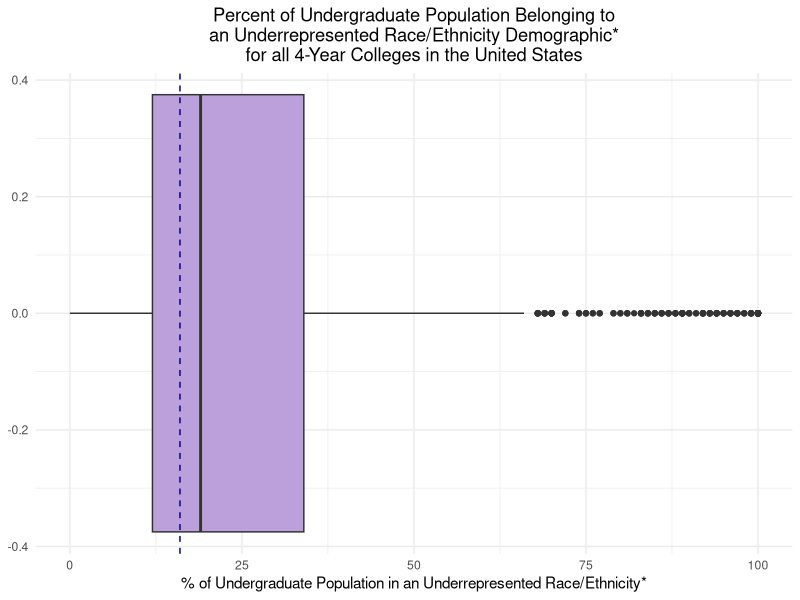
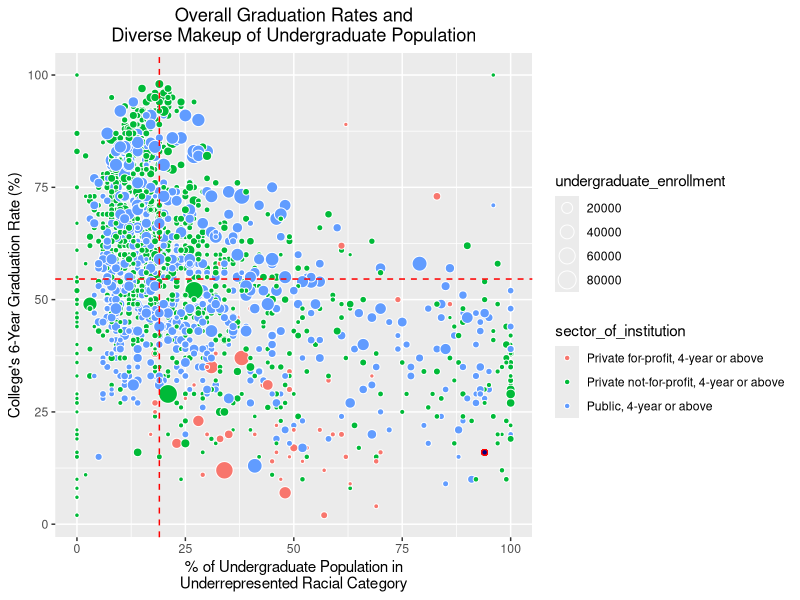
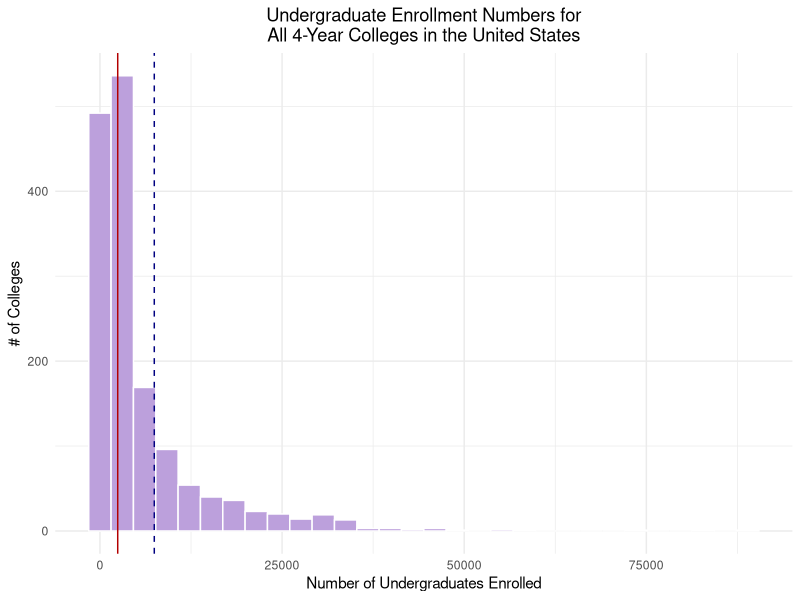
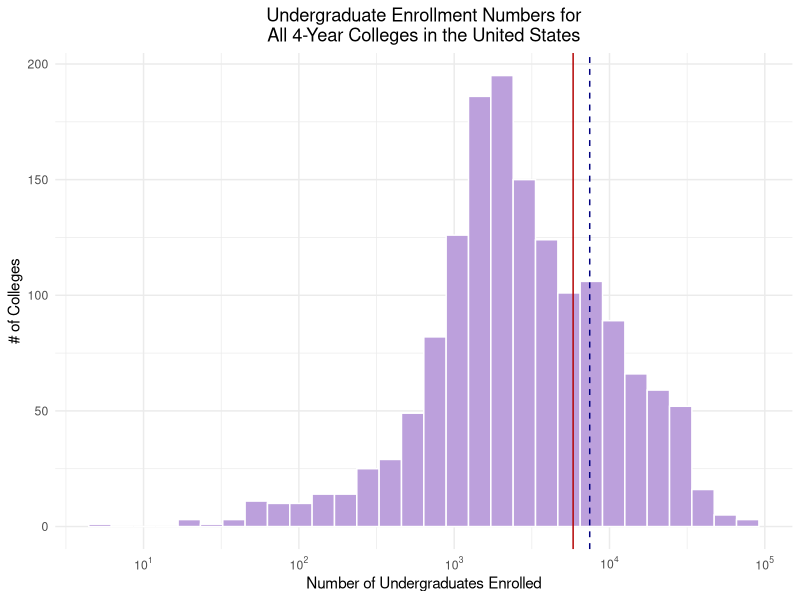
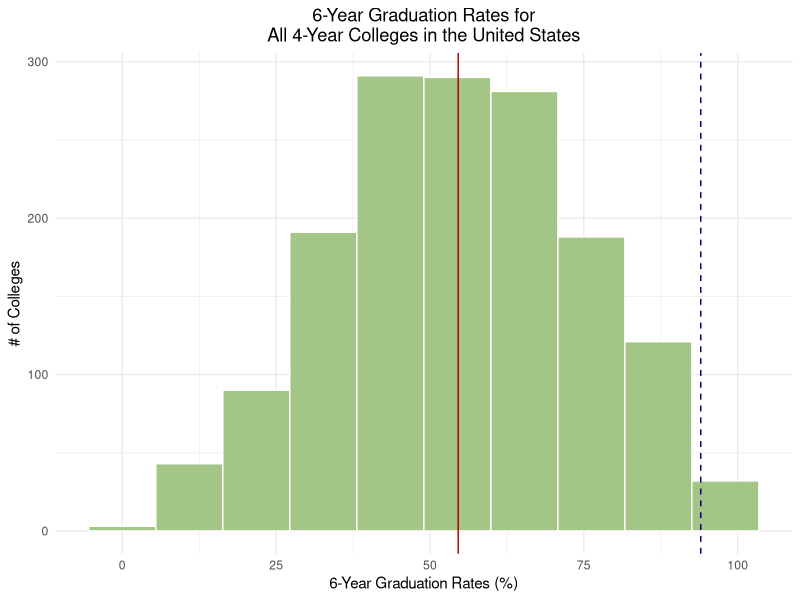
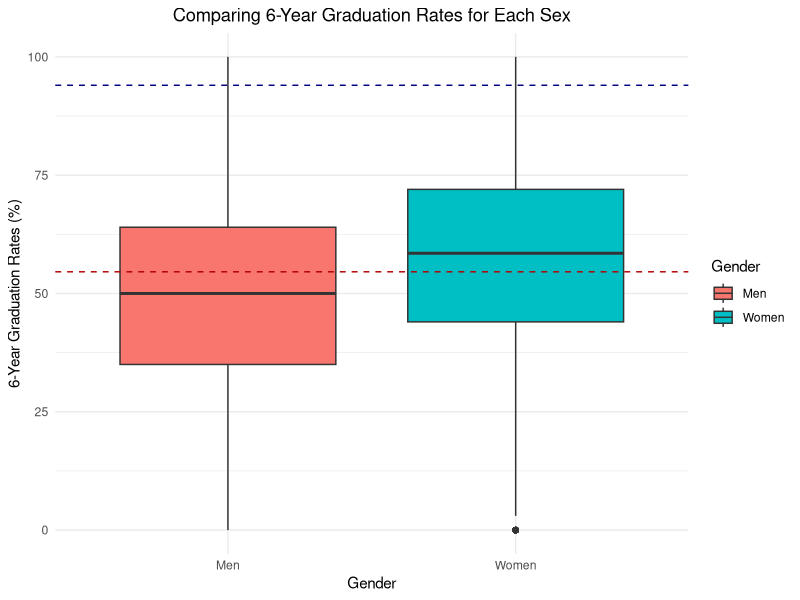
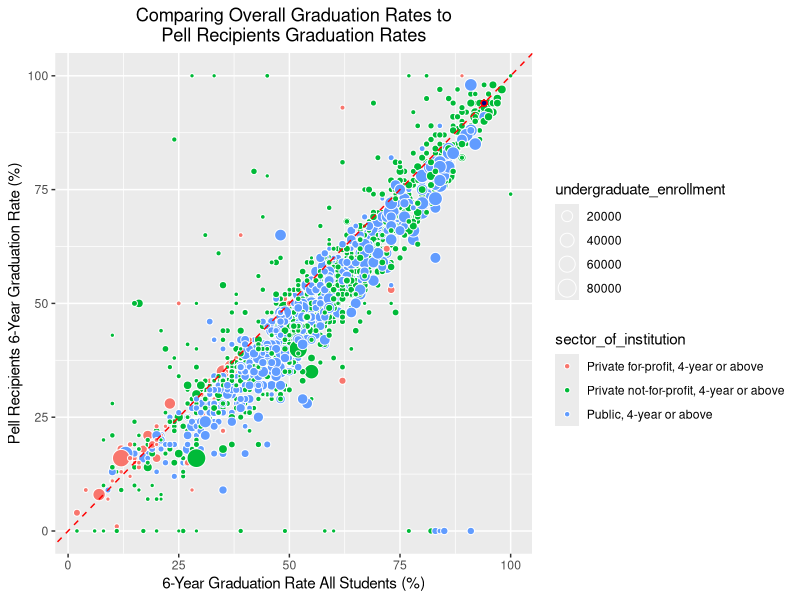
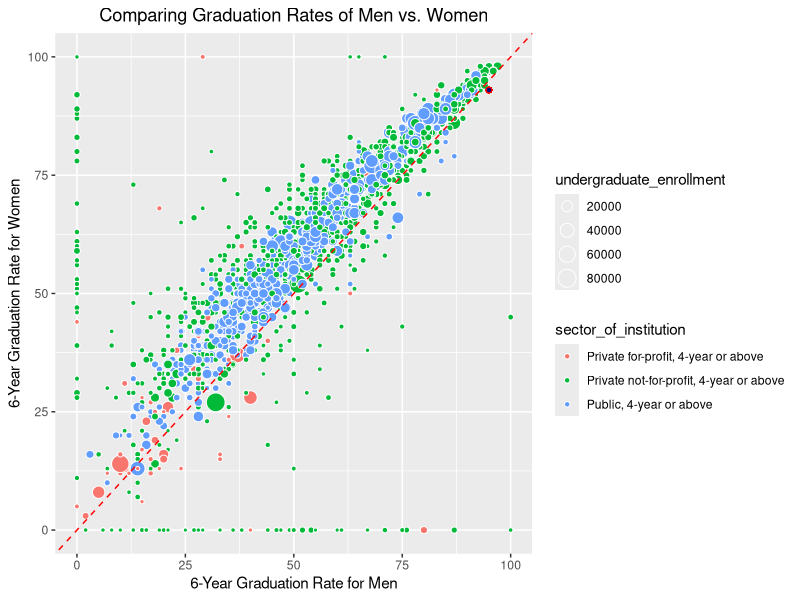

Recreate these plots in R, in order.
## ---- chunk 1
library(plyr)
library(tidyverse)
library(ggplot2)
library(gtools)

raw_df <- read.csv("../data/SY18-19_all_variables_Data.csv", check.names = FALSE)
df <- raw_df
value_mapping <- read.csv("../data/SY18-19_all_variables_ValueLabels.csv")

# convert the sector into the actual names
for (i in unique(value_mapping$VariableName)){
  temp_map_val <- value_mapping %>% subset(VariableName == i)
  df[[i]] <- mapvalues(df[[i]], from = temp_map_val$Value, to = temp_map_val$ValueLabel)
}

# clean up column names
colnames(df) <- gsub(" - ", "_", tolower(colnames(df)))
colnames(df) <- gsub("-|[[:space:]]+|/", "_", colnames(df))
colnames(df) <- gsub("\\(|\\)|\\:", "", colnames(df))
colnames(df) <- gsub("\\_(sfa1819|2018_19|drvgr2018|drvef2018|hd2018|2018_ef2018d|f1819|al2019|gasb_drvf2019|ic2018).*$", "", tolower(colnames(df)))
colnames(df) <- gsub("graduation_rate_bachelor_degree_within_6_years", "gradrate_ba_6yrs", colnames(df))

# combine the financial columns which were broken up for public and private schools into one
dupe_vals <- grep('value_of_endowment_assets_at_the_beginning_of_the_fiscal_year', colnames(df))
colnames(df)[dupe_vals[1]] <- 'value_of_endowment_assets_at_the_beginning_of_the_fiscal_year1'
colnames(df)[dupe_vals[2]] <- 'value_of_endowment_assets_at_the_beginning_of_the_fiscal_year2'

## ---- chunk 2
df$endowment_total <- ifelse(is.na(df$value_of_endowment_assets_at_the_beginning_of_the_fiscal_year1),
                             df$value_of_endowment_assets_at_the_beginning_of_the_fiscal_year2,
                             df$value_of_endowment_assets_at_the_beginning_of_the_fiscal_year1)
df$finances_spent_research <- ifelse(is.na(df$research_current_year_total),
                                     df$research_total_amount,
                                     df$research_current_year_total)
df$finances_spent_student_services <- ifelse(is.na(df$student_service_total_amount),
                                             df$student_services_current_year_total,
                                             df$student_service_total_amount)
df$finances_spent_public_service <- ifelse(is.na(df$public_service_current_year_total),
                                           df$public_service_total_amount,
                                           df$public_service_current_year_total)
df$finances_spent_academic_support <- ifelse(is.na(df$academic_support_current_year_total),
                                             df$academic_support_total_amount,
                                             df$academic_support_current_year_total)
df$finances_spent_instruction <- ifelse(is.na(df$instruction_current_year_total),
                                        df$instruction_total_amount,
                                        df$instruction_current_year_total)
df$revenue_total <- ifelse(is.na(df$total_revenues_and_investment_return_total),
                           df$total_all_revenues_and_other_additions,
                           df$total_revenues_and_investment_return_total)

drop_cols <- c('value_of_endowment_assets_at_the_beginning_of_the_fiscal_year1', 'value_of_endowment_assets_at_the_beginning_of_the_fiscal_year2', 'research_current_year_total', 'research_total_amount', 'student_service_total_amount', 'student_services_current_year_total', 'public_service_current_year_total', 'public_service_total_amount', 'academic_support_current_year_total', 'academic_support_total_amount', 'instruction_current_year_total', 'instruction_total_amount', 'total_revenues_and_investment_return_total', 'total_all_revenues_and_other_additions', '')

df <- df[, !(colnames(df) %in% drop_cols)]
## ---- chunk 3
# remove columns that have NA's
pre_df <- nrow(df)
print(paste("Total # of schools in dataset:", nrow(df)))

remove_any_nas <- c("undergraduate_enrollment",
                    "gradrate_ba_6yrs_total"
                    )

for (i in remove_any_nas){
  df <- df %>% subset(!(is.na(df[[i]]) | (df[[i]] == 0)))
}

# for each subgroup, if they have students from that group, they should also have a graduation rate
enroll_grad <- c("percent_of_undergraduate_enrollment_that_are_black_or_african_american" = "gradrate_ba_6yrs_black_non_hispanic",
                    "percent_of_undergraduate_enrollment_that_are_hispanic_latino" = "gradrate_ba_6yrs_hispanic",
                    "percent_of_undergraduate_enrollment_that_are_american_indian_or_alaska_native" = "gradrate_ba_6yrs_american_indian_or_alaska_native",
                    "percent_of_undergraduate_students_awarded_pell_grants" = "pell_grant_recipients_overall_graduation_rate_within_150_percent_of_normal_time"
                 )

for (i in names(enroll_grad)){
  df <- df %>% subset(ifelse(!is.na(df[[i]]) & (df[[i]] != 0),
                             !is.na(df[[enroll_grad[[i]]]]),
                             TRUE))
}


# remove any rows if they do not have *any* students from underrepresented groups
df <- df %>% mutate(across(where(is.numeric), ~replace_na(.x, 0))) %>% mutate(sum_subgroups = percent_of_undergraduate_enrollment_that_are_black_or_african_american + percent_of_undergraduate_enrollment_that_are_hispanic_latino + percent_of_undergraduate_students_awarded_pell_grants + percent_of_undergraduate_enrollment_that_are_american_indian_or_alaska_native) %>% mutate(sum_race_subgroups = percent_of_undergraduate_enrollment_that_are_black_or_african_american + percent_of_undergraduate_enrollment_that_are_hispanic_latino + percent_of_undergraduate_enrollment_that_are_american_indian_or_alaska_native + percent_of_undergraduate_enrollment_that_are_native_hawaiian_or_other_pacific_islander)

# remove any schools where there are no underrepresented subgroups
df <- df %>% subset(sum_subgroups != 0)

# compute mean
df <- df %>% mutate(mean_subgroups = (percent_of_undergraduate_enrollment_that_are_black_or_african_american + percent_of_undergraduate_enrollment_that_are_hispanic_latino + percent_of_undergraduate_students_awarded_pell_grants + percent_of_undergraduate_enrollment_that_are_american_indian_or_alaska_native)/4)

# convert mean subgroups to quantiles
df <- df %>% mutate(diversity_quantiles = quantcut(df$mean_subgroups, q = 4, na.rm = TRUE))
df$diversity_quantiles <- mapvalues(df$diversity_quantiles,
                                    from = sort(unique(quantcut(df$mean_subgroups, q = 4, na.rm = TRUE))),
                                    to = paste("diversity quantile", 1:4))

# convert the sector into the actual names
for (i in unique(value_mapping$VariableName)){
  temp_map_val <- value_mapping %>% subset(VariableName == i)
  df[[i]] <- mapvalues(df[[i]], from = temp_map_val$Value, to = temp_map_val$ValueLabel)
}


paste("Removed", pre_df-nrow(df), "rows with missing undergraduate enrollment and graduation rates data.")
paste("Total # of schools for analysis:", nrow(df))

write.csv(df, "../data/all_data_merged_df(NEW).csv", row.names = FALSE)

## ---- chunk 4
gtown <- df %>% subset(institution_name == 'Georgetown University')
gtown
## ---- chunk 5
# mean of underrepresneted group makeup of the populations size histogram
# df %>% ggplot(aes(x=mean_subgroups)) + geom_boxplot(fill = "#bca0dc") + ggtitle("Percent of Undergraduate Population Belonging to\nan Underrepresented Demographic*\nfor all 4-Year Colleges in the United States") + xlab("% of Undergraduate Population in an Underrepresented Demographics") + theme_minimal() +  theme(plot.title = element_text(hjust = 0.5)) + geom_vline(xintercept=gtown$mean_subgroups, color='#000080', linetype = "dashed")

# sum of all underrepresented races = black, hispanic, native american, and pacific islander 
df %>% ggplot(aes(x=sum_race_subgroups)) + geom_boxplot(fill = "#bca0dc") + ggtitle("Percent of Undergraduate Population Belonging to\nan Underrepresented Race/Ethnicity Demographic*\nfor all 4-Year Colleges in the United States") + xlab("% of Undergraduate Population in an Underrepresented Race/Ethnicity*") + theme_minimal() +  theme(plot.title = element_text(hjust = 0.5)) + geom_vline(xintercept=gtown$sum_race_subgroups, color='#000080', linetype = "dashed")


# does racial diversity lead to overall higher graduation rates?
ggplot(df, aes(y=gradrate_ba_6yrs_total, x=sum_race_subgroups, color = sector_of_institution)) + 
  geom_point(aes(size=undergraduate_enrollment, fill = sector_of_institution), colour="white",pch=21) + geom_vline(xintercept=median(df$sum_race_subgroups), linetype='dashed', color='red') + geom_hline(yintercept=mean(df$gradrate_ba_6yrs_total), linetype='dashed', color='red') + labs(y='College\'s 6-Year Graduation Rate (%)', x='% of Undergraduate Population in\nUnderrepresented Racial Category') + ggtitle("Overall Graduation Rates and\nDiverse Makeup of Undergraduate Population") + theme_gray() +  theme(plot.title = element_text(hjust = 0.5)) + geom_point(aes(gtown$gradrate_ba_6yrs_total, gtown$sum_race_subgroups), fill='#000080', colour="red", pch=21)
# geom_boxplot(aes(x=variable, y=value, fill=variable))

head(df %>% arrange(desc(sum_subgroups)) %>% select(institution_name, sum_subgroups))
## ---- chunk 6
# enrollemnt size histogram
df %>% ggplot(aes(x=undergraduate_enrollment)) + geom_histogram(position="stack", col = "white", fill = "#bca0dc") + ggtitle("Undergraduate Enrollment Numbers for\nAll 4-Year Colleges in the United States") + xlab("Number of Undergraduates Enrolled") + ylab("# of Colleges") + geom_vline(xintercept=median(df$undergraduate_enrollment), color='#b30000') + theme_minimal() +  theme(plot.title = element_text(hjust = 0.5)) + geom_vline(xintercept=gtown$undergraduate_enrollment, color='#000080', linetype = "dashed")
## ---- chunk 7
# look into outliers
df %>% subset(undergraduate_enrollment > 40000) %>% select(institution_name, undergraduate_enrollment, all_programs_offered_completely_via_distance_education, percent_of_undergraduate_students_enrolled_exclusively_in_distance_education_courses) %>% arrange(desc(undergraduate_enrollment))
# found out that these are all online colleges. question - would we want to include entirely online colleges? we should at least pull in that data point
## ---- chunk 8
library(scales)
# redo histogram by taking log enrollment
df %>% ggplot(aes(x=undergraduate_enrollment)) + scale_x_log10(breaks = trans_breaks("log10", function(x) 10^x), labels = trans_format("log10", math_format(10^.x))) + geom_histogram(position="stack", col = "white", fill = "#bca0dc") + ggtitle("Undergraduate Enrollment Numbers for\nAll 4-Year Colleges in the United States") + xlab("Number of Undergraduates Enrolled") + ylab("# of Colleges") + geom_vline(xintercept=mean(df$undergraduate_enrollment), color='#b30000') + theme_minimal() +  theme(plot.title = element_text(hjust = 0.5)) + geom_vline(xintercept=gtown$undergraduate_enrollment, color='#000080', linetype = "dashed")

## ---- chunk 9
# graduation rates histogram
df %>% ggplot(aes(x=gradrate_ba_6yrs_total)) + geom_histogram(position="stack", col = "white", fill = "#a3c585", bins = 10) + ggtitle("6-Year Graduation Rates for\nAll 4-Year Colleges in the United States") + xlab("6-Year Graduation Rates (%)") + ylab("# of Colleges") + geom_vline(xintercept=mean(df$gradrate_ba_6yrs_total), color='#b30000') + theme_minimal() +  theme(plot.title = element_text(hjust = 0.5)) + geom_vline(xintercept=gtown$gradrate_ba_6yrs_total, color='#000080', linetype = "dashed")

## ---- chunk 10
# look out graduate rate outliers

df %>% subset(gradrate_ba_6yrs_total < 10) %>% select(institution_name, undergraduate_enrollment, sector_of_institution, institutional_category, gradrate_ba_6yrs_total, gradrate_ba_6yrs_black_non_hispanic, gradrate_ba_6yrs_white_non_hispanic)
## ---- chunk 11
library(reshape2)
library(ggplot2)

ggplot(melt(rename(df, Men = gradrate_ba_6yrs_men, Women = gradrate_ba_6yrs_women), id.vars = 'unitid', measure.vars = c('Men', 'Women'))) + geom_boxplot(aes(x=variable, y=value, fill=variable)) + ggtitle("Comparing 6-Year Graduation Rates for Each Sex")  + xlab("Gender") + ylab("6-Year Graduation Rates (%)") +  geom_hline(yintercept=mean(df$gradrate_ba_6yrs_total), color='#b30000', linetype ='dashed') + theme_minimal() +  theme(plot.title = element_text(hjust = 0.5)) + scale_fill_discrete(name = 'Gender') + geom_hline(yintercept=gtown$gradrate_ba_6yrs_total, color='#000080', linetype = "dashed")

## ---- chunk 12
# any points above the red dotted lines are schools where Pell-Grant recipients are graduating at *higher* rates than the general student body
# we added the dimension of school size to the mix and as you can see, majority of the schools where Pell-Grant recipients are graduating at much higher rates than the general student body are smaller sized schools
ggplot(df, aes(x=gradrate_ba_6yrs_total, y=pell_grant_recipients_overall_graduation_rate_within_150_percent_of_normal_time, color = sector_of_institution)) + 
  geom_point(aes(size=undergraduate_enrollment, fill = sector_of_institution), colour="white",pch=21) + geom_abline(intercept=0, slope=1, linetype='dashed', color='red') + labs(y='Pell Recipients 6-Year Graduation Rate (%)', x='6-Year Graduation Rate All Students (%)') + ggtitle("Comparing Overall Graduation Rates to\nPell Recipients Graduation Rates") + theme_gray() +  theme(plot.title = element_text(hjust = 0.5)) + geom_point(aes(gtown$gradrate_ba_6yrs_total, gtown$pell_grant_recipients_overall_graduation_rate_within_150_percent_of_normal_time), fill='#000080', colour="red", pch=21)

paste("There are", sum(df$pell_grant_recipients_overall_graduation_rate_within_150_percent_of_normal_time > df$gradrate_ba_6yrs_total), "schools where Pell-Grant recipients graduate at higher rates than that school's overall population.")

# create a derived field that indicates whether pell students are doing about the same or better than overall student body
df <- df %>% mutate(pell_above_avg = pell_grant_recipients_overall_graduation_rate_within_150_percent_of_normal_time >= gradrate_ba_6yrs_total)
## ---- chunk 13
# any points above the red dotted lines are schools where women graduate at higher rates than men
ggplot(df, aes(y=gradrate_ba_6yrs_women, x=gradrate_ba_6yrs_men, color = sector_of_institution)) + 
  geom_point(aes(size=undergraduate_enrollment, fill = sector_of_institution), colour="white",pch=21) + geom_abline(intercept=0, slope=1, linetype='dashed', color='red') + labs(x='6-Year Graduation Rate for Men', y='6-Year Graduation Rate for Women') + ggtitle("Comparing Graduation Rates of Men vs. Women") + theme_gray() +  theme(plot.title = element_text(hjust = 0.5)) + geom_point(aes(gtown$gradrate_ba_6yrs_women, gtown$gradrate_ba_6yrs_men), fill='#000080', colour="red", pch=21)

# create a derived field that indicates whether women and men are graduating at the same rates
df <- df %>% mutate(women_above_avg = gradrate_ba_6yrs_women >= gradrate_ba_6yrs_men)
## ---- chunk 14
# any points above the red dotted lines are schools where black students graduate at higher rates than white students
ggplot(df, aes(y=gradrate_ba_6yrs_black_non_hispanic, x=gradrate_ba_6yrs_total)) + 
  geom_point(aes(size=undergraduate_enrollment, fill = sector_of_institution), colour="white", pch=21) + geom_abline(intercept=0, slope=1, linetype='dashed', color='red') + labs(x='6-Year Graduation Rate for All Students (%)', y='6-Year Graduation Rate for Black\nNon-Hispanic Students (%)') + ggtitle("Comparing Graduation Rates of Black Students\nto the College's Total Graduation Rate of All Students") + theme_gray() +  theme(plot.title = element_text(hjust = 0.5)) + geom_point(aes(gtown$gradrate_ba_6yrs_black_non_hispanic, gtown$gradrate_ba_6yrs_total), fill='#000080', colour="red", pch=21)

paste("There are", sum(df$gradrate_ba_6yrs_black_non_hispanic > df$gradrate_ba_6yrs_total), "schools where Black students graduate at higher rates than White students.")

# create a derived field that indicates whether black students are graduating at the same rates at the school avg
df <- df %>% mutate(black_above_avg = gradrate_ba_6yrs_black_non_hispanic >= gradrate_ba_6yrs_total)
## ---- chunk 15
# any points above the red dotted lines are schools where hispanic students graduate at higher rates than white students
ggplot(df, aes(y=gradrate_ba_6yrs_hispanic, x=gradrate_ba_6yrs_total, color = sector_of_institution)) + 
  geom_point(aes(size=undergraduate_enrollment, fill = sector_of_institution), colour="white",pch=21) + geom_abline(intercept=0, slope=1, linetype='dashed', color='red') + labs(x='6-Year Graduation Rate for All Students', y='6-Year Graduation Rate for Hispanic Students') + ggtitle("Comparing Hispanic Students' Graduation Rates\nto Each College's Total Graduation Rate") + theme_gray() +  theme(plot.title = element_text(hjust = 0.5)) + geom_point(aes(gtown$gradrate_ba_6yrs_hispanic, gtown$gradrate_ba_6yrs_total), fill='#000080', colour="red", pch=21)

paste("There are", sum(df$gradrate_ba_6yrs_hispanic > df$gradrate_ba_6yrs_total), "schools where Hispanic/Latinx students graduate at higher rates than White students.")


# create a derived field that indicates whether hispanic students are graduating at the same rates at the school avg
df <- df %>% mutate(hispanic_above_avg = gradrate_ba_6yrs_hispanic >= gradrate_ba_6yrs_total)
## ---- chunk 16

hist(df$gradrate_ba_6yrs_american_indian_or_alaska_native)
print(sum(!is.na(df$gradrate_ba_6yrs_american_indian_or_alaska_native)))

# any points above the red dotted lines are schools where hispanic students graduate at higher rates than white students
ggplot(df, aes(y=gradrate_ba_6yrs_american_indian_or_alaska_native, x=gradrate_ba_6yrs_total, color = sector_of_institution)) + geom_point(aes(size=undergraduate_enrollment, fill = sector_of_institution), colour="white",pch=21) + geom_abline(intercept=0, slope=1, linetype='dashed', color='red') + labs(x='6-Year Graduation Rate for White Non-Hispanic Students', y='6-Year Graduation Rate for\nAmerican Indian or Alaska Native Students (%)') + ggtitle("Comparing Native American Students'\nGraduation Rates to Each College's\nTotal Graduation Rate (%)") + theme_gray() +  theme(plot.title = element_text(hjust = 0.5)) + geom_point(aes(gtown$gradrate_ba_6yrs_american_indian_or_alaska_native, gtown$gradrate_ba_6yrs_total), fill='#000080', colour="red", pch=21)


paste("There are", sum(df$gradrate_ba_6yrs_american_indian_or_alaska_native > df$gradrate_ba_6yrs_total), "schools where Native American students graduate at higher rates than White students.")


## ---- chunk 17
# see how many schools are ones in which underrepresented students are doing the same or better as the general student body
df <- df %>% mutate(underrepresented_above_avg = hispanic_above_avg & pell_above_avg & women_above_avg & black_above_avg)

print(table(df$underrepresented_above_avg))

subgroups_success_df <- df %>% subset(underrepresented_above_avg==TRUE)

# df %>% subset(underrepresented_above_avg == TRUE) %>% ggplot(aes(x=gradrate_ba_6yrs_total,fill = underrepresented_above_avg)) + geom_histogram(position="stack", col = "white") + ggtitle("Seeing Graduation Rates for Schools\nWhere Underrepresented Demographics Perform\nin par w/ Rest of Student Body") + xlab("Graduation Rate") + ylab("# of Colleges") + geom_vline(xintercept=median(df$gradrate_ba_6yrs_total), color='#b30000') + theme_minimal() +  theme(plot.title = element_text(hjust = 0.5)) + geom_vline(xintercept=gtown$gradrate_ba_6yrs_total, color='#000080', linetype = "dashed")


df %>% ggplot(aes(x=underrepresented_above_avg, fill = underrepresented_above_avg)) + geom_bar(position="stack", col = "white") + ggtitle("Seeing Graduation Rates for Schools\nWhere Underrepresented Demographics Perform\nin par w/ Rest of Student Body") + xlab("Graduation Rate") + ylab("# of Colleges") + geom_vline(xintercept=median(df$gradrate_ba_6yrs_total), color='#b30000') + theme_minimal() +  theme(plot.title = element_text(hjust = 0.5)) + geom_vline(xintercept=gtown$gradrate_ba_6yrs_total, color='#000080', linetype = "dashed")

df %>% ggplot(aes(x=hispanic_above_avg, fill = hispanic_above_avg)) + geom_bar(position="stack", col = "white") + ggtitle("Seeing Graduation Rates for Schools\nWhere Hispanic/Latinx Students Perform\nin par w/ Rest of Student Body") + xlab("Graduation Rate") + ylab("# of Colleges") + geom_vline(xintercept=median(df$gradrate_ba_6yrs_total), color='#b30000') + theme_minimal() +  theme(plot.title = element_text(hjust = 0.5)) + geom_vline(xintercept=gtown$gradrate_ba_6yrs_total, color='#000080', linetype = "dashed")

df %>% ggplot(aes(x=black_above_avg, fill = black_above_avg)) + geom_bar(position="stack", col = "white") + ggtitle("Seeing Graduation Rates for Schools\nWhere Black Students Perform\nin par w/ Rest of Student Body") + xlab("Graduation Rate") + ylab("# of Colleges") + geom_vline(xintercept=median(df$gradrate_ba_6yrs_total), color='#b30000') + theme_minimal() +  theme(plot.title = element_text(hjust = 0.5)) + geom_vline(xintercept=gtown$gradrate_ba_6yrs_total, color='#000080', linetype = "dashed")

df %>% ggplot(aes(x=pell_above_avg, fill = pell_above_avg)) + geom_bar(position="stack", col = "white") + ggtitle("Seeing Graduation Rates for Schools\nWhere Low-Income Students Perform\nin par w/ Rest of Student Body") + xlab("Graduation Rate") + ylab("# of Colleges") + geom_vline(xintercept=median(df$gradrate_ba_6yrs_total), color='#b30000') + theme_minimal() +  theme(plot.title = element_text(hjust = 0.5)) + geom_vline(xintercept=gtown$gradrate_ba_6yrs_total, color='#000080', linetype = "dashed")
## ---- chunk 18
subgroups_success_df %>% ggplot(aes(x=sector_of_institution, fill = sector_of_institution)) + geom_bar(position="stack", col = "white") + ggtitle("Sector of Institution") + xlab("Graduation Rate") + ylab("# of Colleges") + geom_vline(xintercept=median(df$gradrate_ba_6yrs_total), color='#b30000') + theme_minimal() +  theme(plot.title = element_text(hjust = 0.5)) + geom_vline(xintercept=gtown$gradrate_ba_6yrs_total, color='#000080', linetype = "dashed")

subgroups_success_df %>% ggplot(aes(x=undergraduate_enrollment)) + scale_x_log10(breaks = trans_breaks("log10", function(x) 10^x), labels = trans_format("log10", math_format(10^.x))) + geom_histogram(position="stack", col = "white", fill = "#bca0dc", bins=5) + ggtitle("Undergraduate Enrollment Numbers for\nAll 4-Year Colleges in the United States") + xlab("Number of Undergraduates Enrolled") + ylab("# of Colleges") + geom_vline(xintercept=mean(df$undergraduate_enrollment), color='#b30000') + theme_minimal() +  theme(plot.title = element_text(hjust = 0.5)) + geom_vline(xintercept=gtown$undergraduate_enrollment, color='#000080', linetype = "dashed")
## ---- chunk 19
df %>%
  ggplot( aes(x = underrepresented_above_avg, y = gradrate_ba_6yrs_total, fill=underrepresented_above_avg)) +
  geom_boxplot() +ggtitle("Comparing Graduation Rates at Institutions where\nUnderrepresented Students Succeed")


df %>%
  ggplot( aes(x = hispanic_above_avg, y = gradrate_ba_6yrs_total, fill=hispanic_above_avg)) +
  geom_boxplot() +ggtitle("Comparing Graduation Rates at Institutions where\nHispanic/Latinx Students Succeed")

df %>%
  ggplot( aes(x = black_above_avg, y = gradrate_ba_6yrs_total, fill=black_above_avg)) +
  geom_boxplot() +ggtitle("Comparing Graduation Rates at Institutions where\nBlack Students Succeed")

df %>%
  ggplot( aes(x = pell_above_avg, y = gradrate_ba_6yrs_total, fill=pell_above_avg)) +
  geom_boxplot() +ggtitle("Comparing Graduation Rates at Institutions where\nLow-Income Students Succeed")
## ---- chunk 20
# avg amount of federal, state, local, institutional sums up all institutional aid a student can get
# total price for in state tution, off campus. in state vs. out of state typically only counts for public schools. low-income students are highly unlikely to attend an out of state public school
df <- df %>% mutate(cost_metric = ifelse(is.na(total_price_for_in_state_students_living_off_campus_not_with_family) | total_price_for_in_state_students_living_off_campus_not_with_family == 0,
                                         total_price_for_in_state_students_living_on_campus,
                                         total_price_for_in_state_students_living_off_campus_not_with_family))

df <- df %>% mutate(percent_covered_aid = average_amount_of_federal_state_local_institutional_or_other_sources_of_grant_aid_awarded_to_undergraduate_students/cost_metric) %>% mutate(percent_covered_aid = ifelse(cost_metric==0, 1, percent_covered_aid))

hist(df$percent_covered_aid)
boxplot(df$percent_covered_aid)

pell_df <- df %>% subset(pell_above_avg==TRUE)


nrow(pell_df)

hist(df$average_amount_pell_grant_aid_awarded_to_undergraduate_students)
hist(df$percent_of_undergraduate_students_awarded_pell_grants)
boxplot(df$average_net_price_income_0_30_000_students_awarded_title_iv_federal_financial_aid)
## ---- chunk 21
(mean_aid <- mean(df$percent_covered_aid, na.rm=TRUE))
df <- df %>% mutate(above_avg_aid = ifelse(percent_covered_aid > mean_aid, "above avg. aid", "avg. aid or below"))
print(table(df$above_avg_aid))

# get georgetown value
gtown <- df %>% subset(institution_name == 'Georgetown University')
print(gtown$percent_covered_aid)

# null hypothesis: the average graduation rate for pell students at schools where the average aid given covers more than the median amount is the same as schools where average aid is median amount or less
# alternative hypothesis: the average graduation rate for pell students at schools where the average aid given covers more than the median amount is MORE than schools where average aid is median amount or less
t.test(pell_grant_recipients_overall_graduation_rate_within_150_percent_of_normal_time ~ above_avg_aid,
       data = df,
       alternative = "greater")
## ---- chunk 22
(mean_latinx <- mean(df$percent_of_undergraduate_enrollment_that_are_hispanic_latino, na.rm=TRUE))

df <- df %>% mutate(diverse_latinx =  ifelse(percent_of_undergraduate_enrollment_that_are_hispanic_latino > mean_latinx,
                                               'latinx diverse',
                                               'not latinx diverse'))

df %>%
  ggplot( aes(x = diverse_latinx, y = gradrate_ba_6yrs_hispanic, fill=diverse_latinx)) +
  geom_boxplot() + ggtitle("Hispanic/Latinx Grad Rates at Schools w/\nDifferent Hispanic/Latinx Populations")


# null hypothesis: the average graduation rate for latinx students at schools where the demographic is above avg. latinx population is the same as schools where latinx population is avg
# alternative hypothesis: the average graduation rate for latinx students at schools where the demographic is above avg. latinx population is MORE THAN at schools where latinx population is avg
t.test(gradrate_ba_6yrs_hispanic ~ diverse_latinx,
       data = df,
       alternative = "greater")
## ---- chunk 23
(mean_black <- mean(df$percent_of_undergraduate_enrollment_that_are_black_or_african_american, na.rm=TRUE))

df <- df %>% mutate(diverse_black =  ifelse(percent_of_undergraduate_enrollment_that_are_black_or_african_american > mean_black,
                                               'black/aa diverse',
                                               'not black/aa diverse'))
print(table(df$diverse_black))

df %>%
  ggplot( aes(x = above_avg_aid, y = pell_grant_recipients_overall_graduation_rate_within_150_percent_of_normal_time, fill=diverse_black)) +
  geom_boxplot() + ggtitle("Graduation Rates for Low-Income Students at Schools w/\nDifferent Financial Aid Coverage")+ theme(plot.title = element_text(hjust = 0.5)) + xlab("Financial Aid Coverage > Avg.(All Schools' Financial Aid Coverage)") + ylab("6-Year Graduation Rate for Pell Grant Recipients (%)") + geom_hline(yintercept = mean(df$pell_grant_recipients_overall_graduation_rate_within_150_percent_of_normal_time), linetype='dashed', color='red')

df %>%
  ggplot( aes(x = diverse_black, y = gradrate_ba_6yrs_black_non_hispanic, fill=diverse_black)) +
  geom_boxplot() + ggtitle("Black/African American Grad Rates at Schools w/\nDifferent Black/African American Populations")


# null hypothesis: the average graduation rate for black / african american students at schools where the demographic is above avg. black / african american population is the same as schools where black / african american population is avg
# alternative hypothesis: the average graduation rate for black / african american students at schools where the demographic is above avg. black / african american population is MORE THAN at schools where black / african american population is avg
t.test(gradrate_ba_6yrs_black_non_hispanic ~ diverse_black,
       data = df,
       alternative = "greater")
## ---- chunk 24
(mean_native <- mean(df$percent_of_undergraduate_enrollment_that_are_american_indian_or_alaska_native, na.rm=TRUE))

df <- df %>% mutate(diverse_native =  ifelse(percent_of_undergraduate_enrollment_that_are_american_indian_or_alaska_native > mean_native,
                                               'american indian/native diverse',
                                               'not american indian/native diverse'))

print(table(df$diverse_native))



df %>%
  ggplot( aes(x = diverse_native, y = gradrate_ba_6yrs_american_indian_or_alaska_native, fill=diverse_native)) +
  geom_boxplot() + ggtitle("American Indian/Native American Grad Rates at Schools w/\nDifferent American Indian/Native American Populations")

# null hypothesis: the average graduation rate for american indian/native american students at schools where the demographic is above avg. american indian/native american population is the same as schools where american indian/native american population is avg
# alternative hypothesis: the average graduation rate for american indian/native american students at schools where the demographic is above avg. american indian/native american population is MORE THAN at schools where american indian/native american population is avg
t.test(gradrate_ba_6yrs_american_indian_or_alaska_native ~ diverse_native,
       data = df,
       alternative = "greater")
## ---- chunk 25
print(table(df$historically_black_college_or_university))

df %>%
  ggplot( aes(x = historically_black_college_or_university, y = gradrate_ba_6yrs_black_non_hispanic, fill=historically_black_college_or_university)) +
  geom_boxplot() + ggtitle("Comparing Graduation Rates of Black Students\nat Schools w/ or w/out HBCU Status")

df %>% 
  ggplot( aes(x = sector_of_institution, y = gradrate_ba_6yrs_black_non_hispanic, fill=above_avg_aid)) +
  geom_boxplot() + ggtitle("Comparing Graduation Rates of Black Students\nat Difference Sectors") + theme(plot.title = element_text(hjust = 0.5))

df %>% 
  ggplot( aes(x = sector_of_institution, y = gradrate_ba_6yrs_hispanic, fill=above_avg_aid)) +
  geom_boxplot() + ggtitle("Comparing Graduation Rates of Hispanic Students\nat Difference Sectors") + theme(plot.title = element_text(hjust = 0.5))

df %>% 
  ggplot( aes(x = sector_of_institution, y = pell_grant_recipients_overall_graduation_rate_within_150_percent_of_normal_time, fill=above_avg_aid)) +
  geom_boxplot() + ggtitle("Comparing Graduation Rates of Low-Income Students\nat Difference Sectors") + theme(plot.title = element_text(hjust = 0.5))


# null hypothesis: the average graduation rate for black students at HBCU schools is the same than at non-HBCU schools
# alternative hypothesis: the average graduation rate for black students at HBCU schools is statistically greater than the avg. grad rate at non-HBCU schools
t.test(gradrate_ba_6yrs_black_non_hispanic ~ historically_black_college_or_university,
       data = df,
       alternative = "less")
## ---- chunk 26
df %>% 
  ggplot( aes(x = degree_of_urbanization_urban_centric_locale, y = gradrate_ba_6yrs_hispanic, fill=degree_of_urbanization_urban_centric_locale)) +
  geom_boxplot() + ggtitle("Comparing Graduation Rates of Low-Income Students\nat Difference Sectors") + theme(plot.title = element_text(hjust = 0.5))
## ---- chunk 27
 
hist(df[df$black_above_avg==TRUE,]$gradrate_ba_6yrs_black_non_hispanic)

temp_df <- df %>% subset(black_above_avg==TRUE)

colnames(temp_df)

print(table(temp_df$sector_of_institution))
hist(temp_df$average_amount_of_federal_student_loans_awarded_to_undergraduate_students)
hist(df$average_amount_of_federal_student_loans_awarded_to_undergraduate_students)
hist(log(df$endowment_total))


df <- df %>% mutate(endowment_quantiles = quantcut(df$mean_subgroups, q = 4, na.rm = TRUE))
df$diversity_quantiles <- mapvalues(df$diversity_quantiles,
                                    from = sort(unique(quantcut(df$mean_subgroups, q = 4, na.rm = TRUE))),
                                    to = paste("diversity quantile", 1:4))
